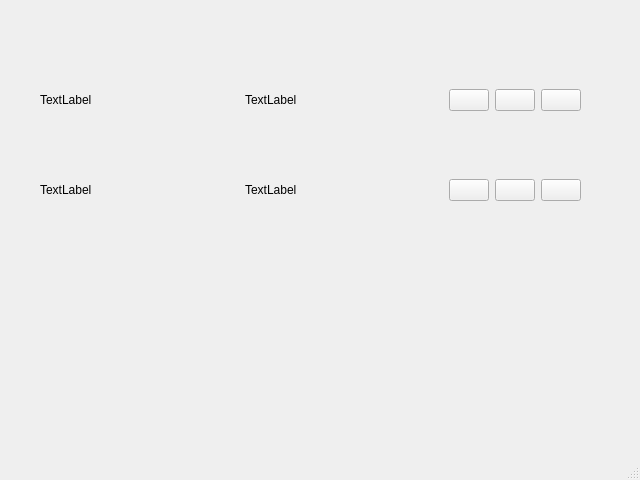
<?xml version="1.0" encoding="UTF-8"?>
<ui version="4.0">
 <class>MainWindow</class>
 <widget class="QMainWindow" name="MainWindow">
  <property name="geometry">
   <rect>
    <x>0</x>
    <y>0</y>
    <width>640</width>
    <height>480</height>
   </rect>
  </property>
  <property name="windowTitle">
   <string>MainWindow</string>
  </property>
  <widget class="QWidget" name="centralwidget">
   <widget class="QWidget" name="horizontalLayoutWidget">
    <property name="geometry">
     <rect>
      <x>40</x>
      <y>60</y>
      <width>541</width>
      <height>80</height>
     </rect>
    </property>
    <layout class="QHBoxLayout" name="horizontalLayout" stretch="10,10,1,1,1">
     <item>
      <widget class="QLabel" name="label">
       <property name="sizePolicy">
        <sizepolicy hsizetype="Minimum" vsizetype="Expanding">
         <horstretch>0</horstretch>
         <verstretch>0</verstretch>
        </sizepolicy>
       </property>
       <property name="text">
        <string>TextLabel</string>
       </property>
      </widget>
     </item>
     <item>
      <widget class="QLabel" name="label_16">
       <property name="text">
        <string>TextLabel</string>
       </property>
      </widget>
     </item>
     <item>
      <widget class="QPushButton" name="pushButton_4">
       <property name="text">
        <string/>
       </property>
      </widget>
     </item>
     <item>
      <widget class="QPushButton" name="pushButton_5">
       <property name="text">
        <string/>
       </property>
      </widget>
     </item>
     <item>
      <widget class="QPushButton" name="pushButton_6">
       <property name="sizePolicy">
        <sizepolicy hsizetype="Minimum" vsizetype="Fixed">
         <horstretch>0</horstretch>
         <verstretch>0</verstretch>
        </sizepolicy>
       </property>
       <property name="text">
        <string/>
       </property>
      </widget>
     </item>
    </layout>
   </widget>
   <widget class="QWidget" name="gridLayoutWidget">
    <property name="geometry">
     <rect>
      <x>40</x>
      <y>150</y>
      <width>541</width>
      <height>80</height>
     </rect>
    </property>
    <layout class="QGridLayout" name="gridLayout" columnstretch="10,10,1,1,1">
     <item row="0" column="0">
      <widget class="QLabel" name="label_2">
       <property name="text">
        <string>TextLabel</string>
       </property>
      </widget>
     </item>
     <item row="0" column="1">
      <widget class="QLabel" name="label_3">
       <property name="text">
        <string>TextLabel</string>
       </property>
      </widget>
     </item>
     <item row="0" column="3">
      <widget class="QPushButton" name="pushButton_2">
       <property name="text">
        <string/>
       </property>
      </widget>
     </item>
     <item row="0" column="2">
      <widget class="QPushButton" name="pushButton">
       <property name="text">
        <string/>
       </property>
      </widget>
     </item>
     <item row="0" column="4">
      <widget class="QPushButton" name="pushButton_3">
       <property name="text">
        <string/>
       </property>
      </widget>
     </item>
    </layout>
   </widget>
  </widget>
  <widget class="QMenuBar" name="menubar">
   <property name="geometry">
    <rect>
     <x>0</x>
     <y>0</y>
     <width>640</width>
     <height>25</height>
    </rect>
   </property>
  </widget>
  <widget class="QStatusBar" name="statusbar"/>
 </widget>
 <resources/>
 <connections/>
</ui>
